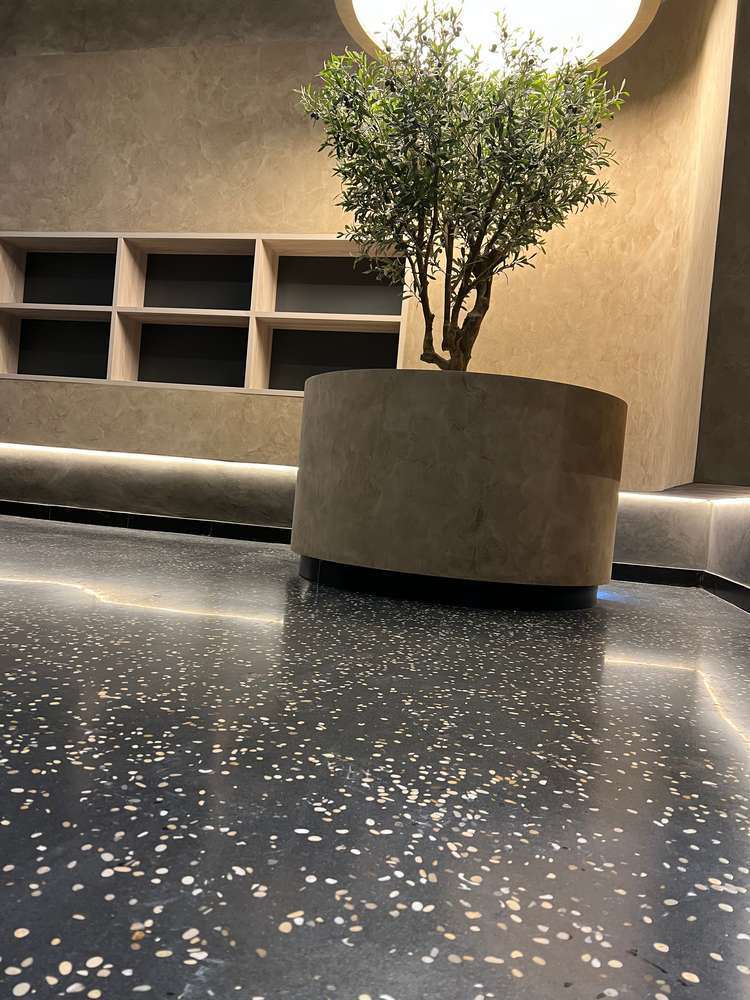
#> input picture portfolio-research/IMG_0187.jpg, 750 x 1000 px
$ python img-stats.py ../portfolio-research/IMG_0187.jpg
#> lines starting #> are read from the running program, lines starting #| are printed output that depends on the picture
#!/usr/bin/env python3
"""Blind-QA helper: luminance stats per region so we can judge a render without viewing it.
Usage: python3 scripts/img-stats.py <png> [<png> ...]"""
import sys
from PIL import Image
import numpy as np

def stat(reg, name):
    return f"  {name:14s} mean={reg.mean():6.1f}  std={reg.std():6.1f}  min={reg.min():3.0f}  max={reg.max():3.0f}"

for path in sys.argv[1:]:
    try:
        im = Image.open(path).convert('RGB')
#> im is the input picture: PIL image 750x1000 RGB; mean R, G, B 115.7, 104.9, 89.3
    except Exception as e:
        print(f"\n== {path}  FAILED: {e}"); continue
    a = np.asarray(im).astype(np.float32)
    lum = 0.2126*a[:,:,0] + 0.7152*a[:,:,1] + 0.0722*a[:,:,2]
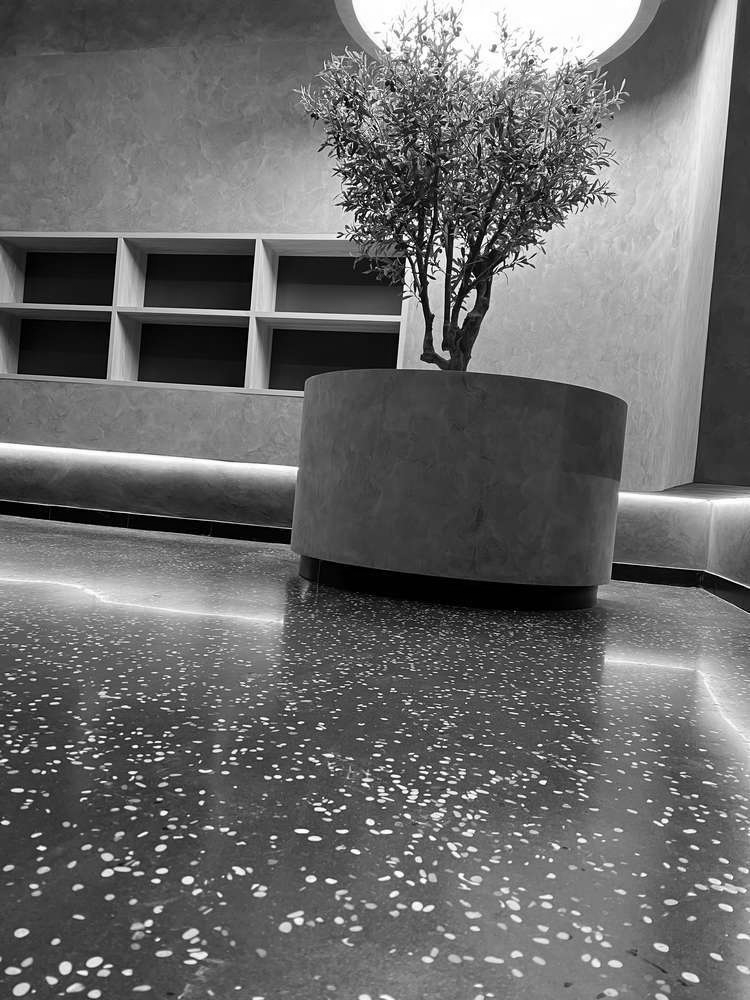
#> lum: shape (1000, 750) float32; min 0, max 255, mean 106.1
    h, w = lum.shape
#> h = 1000; w = 750
    print(f"\n== {path}  ({w}x{h}) ==")
#| == ../portfolio-research/IMG_0187.jpg  (750x1000) ==
    print(stat(lum, 'ALL'))
#|   ALL            mean= 106.1  std=  56.1  min=  0  max=255
    print(stat(lum[:h//3], 'top(ceiling)'))
#|   top(ceiling)   mean= 122.1  std=  66.3  min=  0  max=255
    print(stat(lum[h//3:2*h//3], 'mid(walls)'))
#|   mid(walls)     mean=  93.6  std=  54.5  min=  0  max=255
    bf = lum[2*h//3:]
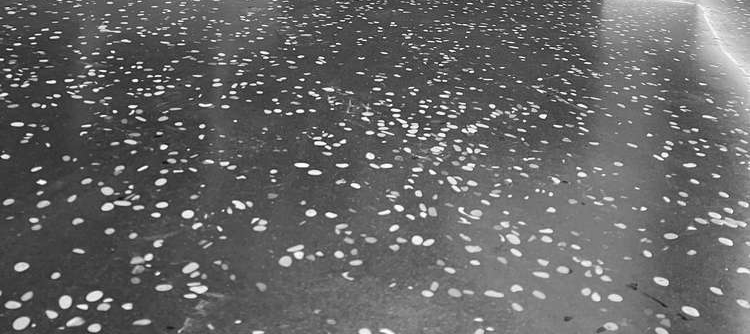
#> bf: shape (334, 750) float32; min 5.35, max 255, mean 102.5
    print(stat(bf, 'bottom(floor)'))
#|   bottom(floor)  mean= 102.5  std=  40.7  min=  5  max=255
    print(f"  near-black={ (lum<10).mean()*100:5.1f}%   near-white={ (lum>245).mean()*100:5.1f}%")
#|   near-black=  2.1%   near-white=  2.1%
    colmean = bf.mean(axis=0)
#> colmean = 750 values, max 162.3 at index 749, min 68.29 at index 1, mean 102.5
    print(f"  floor reflection cue: col-brightness spread={colmean.max()-colmean.min():.0f} "
          f"(min={colmean.min():.0f} max={colmean.max():.0f})  rowvar(std of row-means)={bf.mean(axis=1).std():.1f}")
#|   floor reflection cue: col-brightness spread=94 (min=68 max=162)  rowvar(std of row-means)=6.9

$ run again, on portfolio-research/IMG_0452.jpg
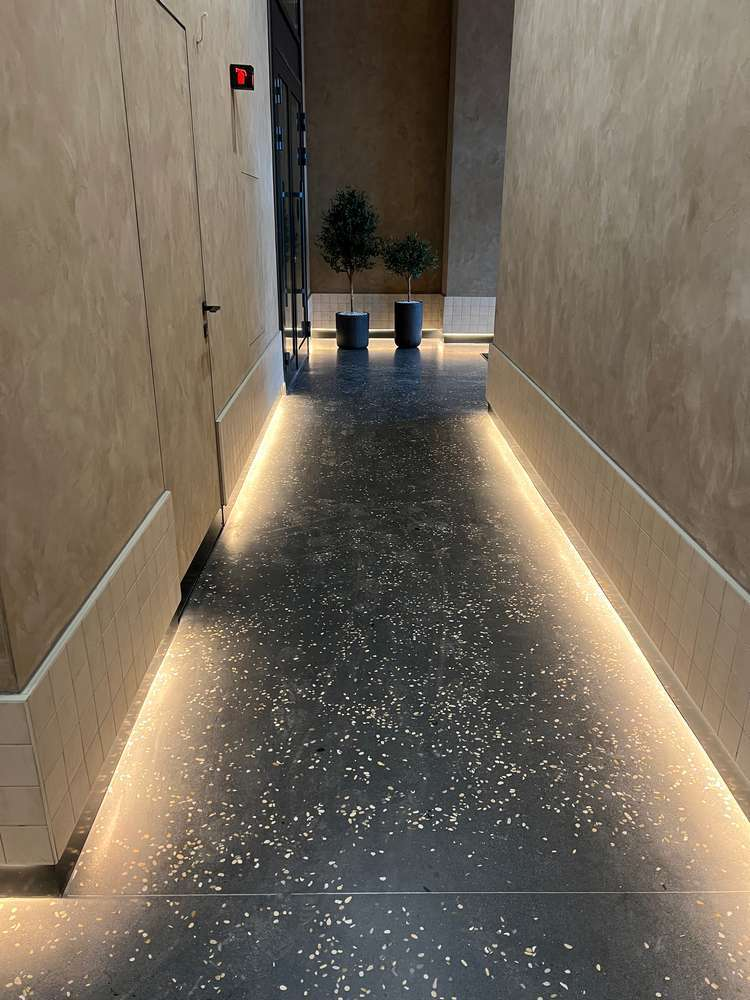
#> input picture portfolio-research/IMG_0452.jpg, 750 x 1000 px
#> im is the input picture: PIL image 750x1000 RGB; mean R, G, B 115.9, 105.3, 91.3
#> `lum = 0.2126*a[:,:,0] + 0.7152*a[:,:,1] + 0.0722*a[:,:,2]`:
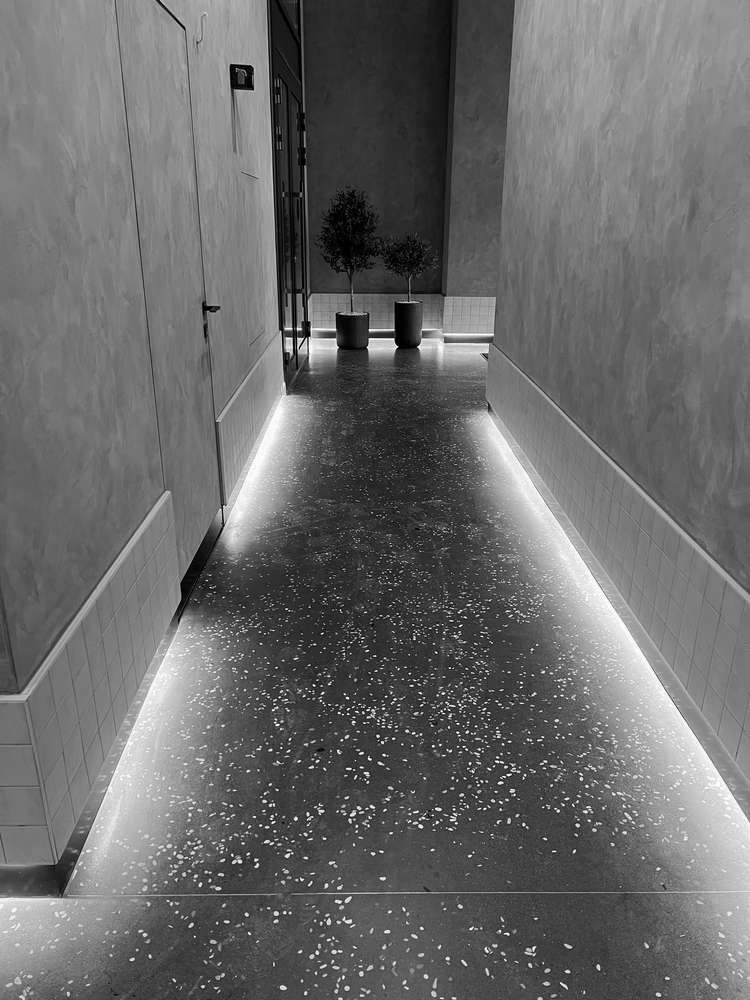
#> lum: shape (1000, 750) float32; min 0, max 255, mean 106.5
#| == ../portfolio-research/IMG_0452.jpg  (750x1000) ==
#|   ALL            mean= 106.5  std=  45.4  min=  0  max=255
#|   top(ceiling)   mean= 107.2  std=  43.3  min=  0  max=254
#|   mid(walls)     mean= 106.0  std=  44.6  min=  0  max=255
#> `bf = lum[2*h//3:]`:
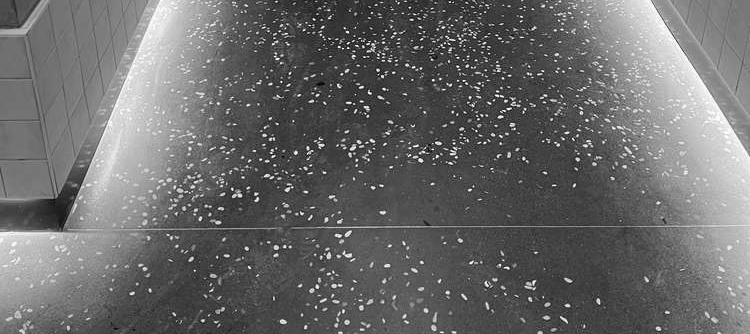
#> bf: shape (334, 750) float32; min 0, max 255, mean 106.3
#|   bottom(floor)  mean= 106.3  std=  48.1  min=  0  max=255
#|   near-black=  0.7%   near-white=  0.3%
#> colmean = 750 values, max 166.4 at index 729, min 69.59 at index 516, mean 106.3
#|   floor reflection cue: col-brightness spread=97 (min=70 max=166)  rowvar(std of row-means)=9.4

$ run again, on portfolio-research/img_7190.AjmCh_.jpg
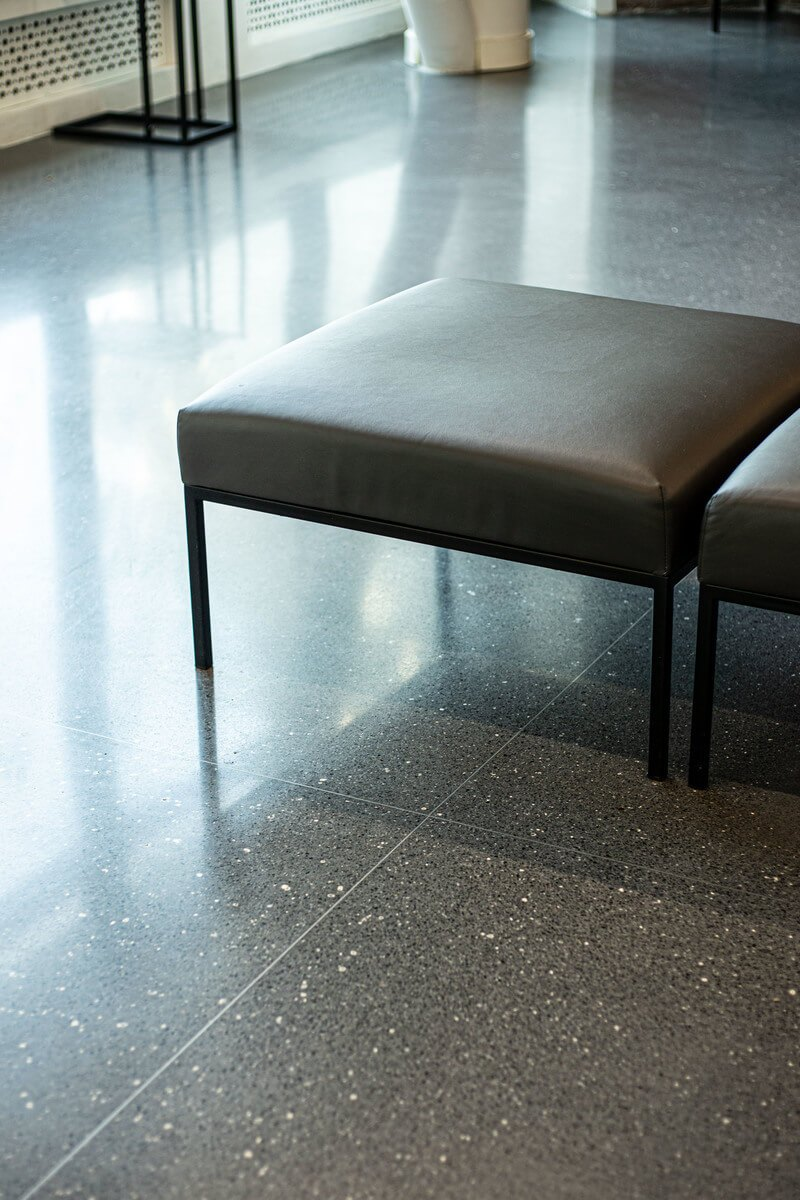
#> input picture portfolio-research/img_7190.AjmCh_.jpg, 800 x 1200 px
#> im is the input picture: PIL image 800x1200 RGB; mean R, G, B 128.1, 136.7, 135.3
#> `lum = 0.2126*a[:,:,0] + 0.7152*a[:,:,1] + 0.0722*a[:,:,2]`:
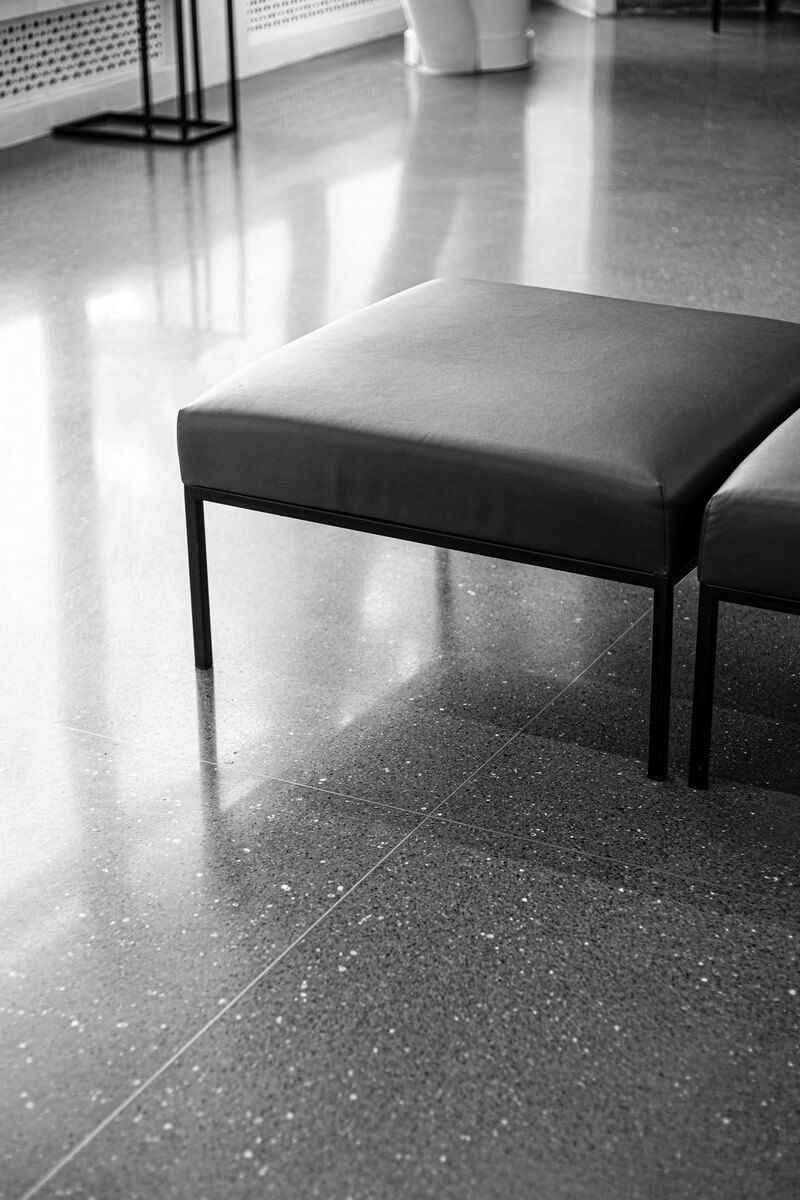
#> lum: shape (1200, 800) float32; min 0, max 255, mean 134.8
#| == ../portfolio-research/img_7190.AjmCh_.jpg  (800x1200) ==
#|   ALL            mean= 134.8  std=  68.5  min=  0  max=255
#|   top(ceiling)   mean= 160.2  std=  58.1  min=  0  max=255
#|   mid(walls)     mean= 129.5  std=  86.6  min=  0  max=255
#> `bf = lum[2*h//3:]`:
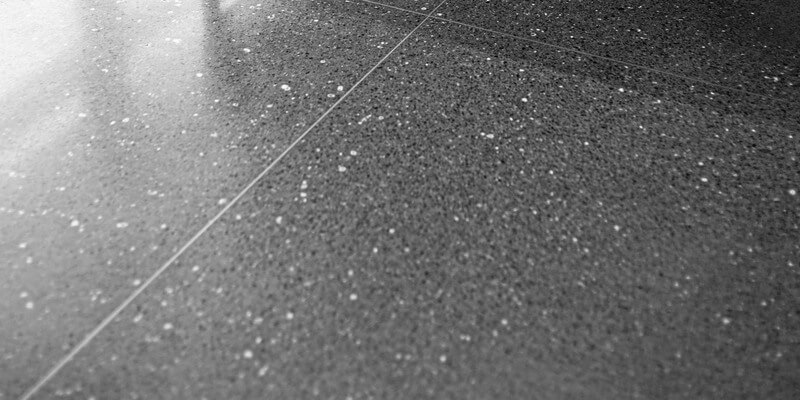
#> bf: shape (400, 800) float32; min 0.213, max 254.9, mean 114.6
#|   bottom(floor)  mean= 114.6  std=  45.9  min=  0  max=255
#|   near-black=  1.9%   near-white=  4.2%
#> colmean = 800 values, max 190.3 at index 0, min 60.28 at index 799, mean 114.6
#|   floor reflection cue: col-brightness spread=130 (min=60 max=190)  rowvar(std of row-means)=5.1

$ run again, on portfolio-research/vysota-2.jpg
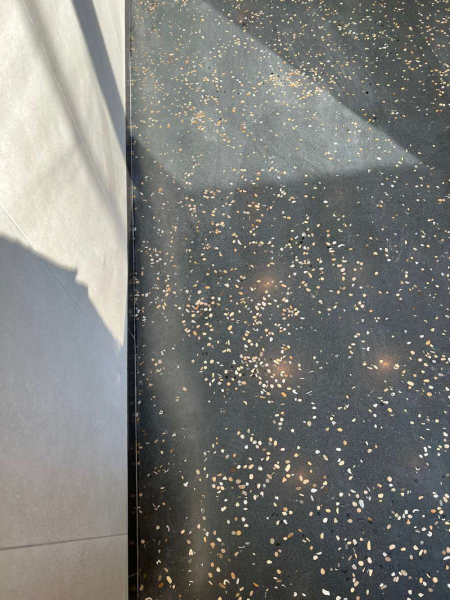
#> input picture portfolio-research/vysota-2.jpg, 900 x 1200 px (shown at 1/2 size)
#> im is the input picture: PIL image 900x1200 RGB; mean R, G, B 121.7, 122.5, 119.5
#| == ../portfolio-research/vysota-2.jpg  (900x1200) ==
#|   ALL            mean= 122.1  std=  51.6  min=  0  max=255
#|   top(ceiling)   mean= 146.4  std=  50.1  min=  1  max=255
#|   mid(walls)     mean= 121.8  std=  48.4  min=  1  max=255
#> `bf = lum[2*h//3:]`:
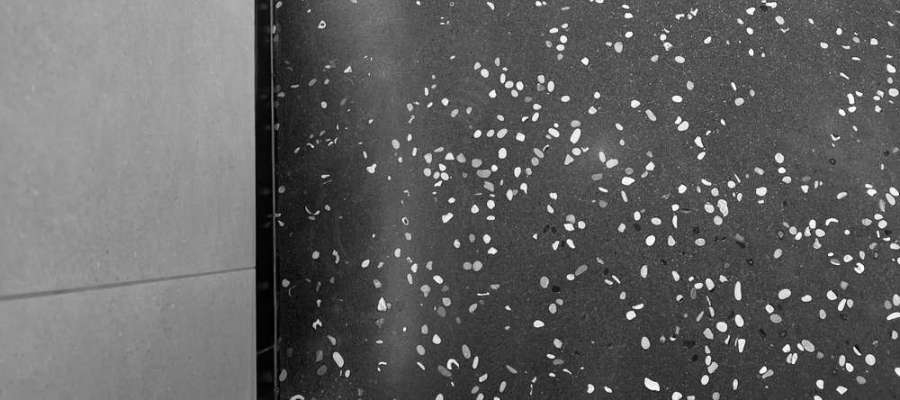
#> bf: shape (400, 900) float32; min 0, max 255, mean 98.1
#|   bottom(floor)  mean=  98.1  std=  44.3  min=  0  max=255
#|   near-black=  0.4%   near-white=  0.6%
#> colmean = 900 values, max 150.2 at index 30, min 9.36 at index 269, mean 98.11
#|   floor reflection cue: col-brightness spread=141 (min=9 max=150)  rowvar(std of row-means)=9.2
